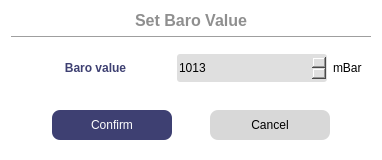
<?xml version="1.0" encoding="UTF-8"?>
<ui version="4.0">
 <class>WProbeSetBaro</class>
 <widget class="QDialog" name="WProbeSetBaro">
  <property name="geometry">
   <rect>
    <x>0</x>
    <y>0</y>
    <width>382</width>
    <height>160</height>
   </rect>
  </property>
  <property name="windowTitle">
   <string>Log data period configuration</string>
  </property>
  <property name="styleSheet">
   <string notr="true">#WProbeSetBaro {
 background-color:white;
 border-radius: 5px;
}
#label{
 color: #3E4072;
 font-weight: 800;
}
#buttonBox{
 background-color: #3E4072;
}
#label_Title{
 color: #8F8F8F;
 font-weight: 600;
}
QSpinBox {
 background-color:#DFDFDF;
 border-radius: 3px;
}
#pushButton_Confirm,
#pushButton_Cancel {
 border: none;
 border-radius: 8px;
}
#pushButton_Confirm {
 color: white;
 background-color: #3E4072;
}
#pushButton_Confirm:hover {
 color: white;
 background-color: #595D89;
}
#pushButton_Cancel {
 background-color: #D8D8D8;
}
#pushButton_Cancel:hover {
 background-color: #ACACAC;
}</string>
  </property>
  <layout class="QVBoxLayout" name="verticalLayout">
   <item>
    <widget class="QLabel" name="label_Title">
     <property name="font">
      <font>
       <pointsize>12</pointsize>
       <fontweight>DemiBold</fontweight>
      </font>
     </property>
     <property name="text">
      <string>Set Baro Value</string>
     </property>
     <property name="alignment">
      <set>Qt::AlignCenter</set>
     </property>
    </widget>
   </item>
   <item>
    <widget class="Line" name="line">
     <property name="orientation">
      <enum>Qt::Horizontal</enum>
     </property>
    </widget>
   </item>
   <item>
    <widget class="QWidget" name="widget" native="true">
     <layout class="QGridLayout" name="gridLayout" columnstretch="1,3,0">
      <item row="0" column="1">
       <widget class="QSpinBox" name="spinBox">
        <property name="minimumSize">
         <size>
          <width>0</width>
          <height>28</height>
         </size>
        </property>
        <property name="maximumSize">
         <size>
          <width>150</width>
          <height>16777215</height>
         </size>
        </property>
        <property name="minimum">
         <number>650</number>
        </property>
        <property name="maximum">
         <number>1060</number>
        </property>
        <property name="value">
         <number>1013</number>
        </property>
       </widget>
      </item>
      <item row="0" column="2">
       <widget class="QLabel" name="label_2">
        <property name="text">
         <string>mBar</string>
        </property>
       </widget>
      </item>
      <item row="0" column="0">
       <widget class="QLabel" name="label">
        <property name="text">
         <string>Baro value</string>
        </property>
        <property name="alignment">
         <set>Qt::AlignCenter</set>
        </property>
       </widget>
      </item>
     </layout>
    </widget>
   </item>
   <item>
    <spacer name="verticalSpacer">
     <property name="orientation">
      <enum>Qt::Vertical</enum>
     </property>
     <property name="sizeHint" stdset="0">
      <size>
       <width>20</width>
       <height>40</height>
      </size>
     </property>
    </spacer>
   </item>
   <item>
    <widget class="QWidget" name="widget_4" native="true">
     <layout class="QHBoxLayout" name="horizontalLayout">
      <item>
       <widget class="QPushButton" name="pushButton_Confirm">
        <property name="minimumSize">
         <size>
          <width>0</width>
          <height>30</height>
         </size>
        </property>
        <property name="maximumSize">
         <size>
          <width>120</width>
          <height>16777215</height>
         </size>
        </property>
        <property name="text">
         <string>Confirm</string>
        </property>
       </widget>
      </item>
      <item>
       <widget class="QPushButton" name="pushButton_Cancel">
        <property name="minimumSize">
         <size>
          <width>120</width>
          <height>30</height>
         </size>
        </property>
        <property name="maximumSize">
         <size>
          <width>120</width>
          <height>16777215</height>
         </size>
        </property>
        <property name="text">
         <string>Cancel</string>
        </property>
       </widget>
      </item>
     </layout>
    </widget>
   </item>
  </layout>
 </widget>
 <resources/>
 <connections>
  <connection>
   <sender>pushButton_Confirm</sender>
   <signal>clicked()</signal>
   <receiver>WProbeSetBaro</receiver>
   <slot>accept()</slot>
   <hints>
    <hint type="sourcelabel">
     <x>152</x>
     <y>118</y>
    </hint>
    <hint type="destinationlabel">
     <x>130</x>
     <y>271</y>
    </hint>
   </hints>
  </connection>
  <connection>
   <sender>pushButton_Cancel</sender>
   <signal>clicked()</signal>
   <receiver>WProbeSetBaro</receiver>
   <slot>reject()</slot>
   <hints>
    <hint type="sourcelabel">
     <x>299</x>
     <y>121</y>
    </hint>
    <hint type="destinationlabel">
     <x>300</x>
     <y>184</y>
    </hint>
   </hints>
  </connection>
 </connections>
</ui>
